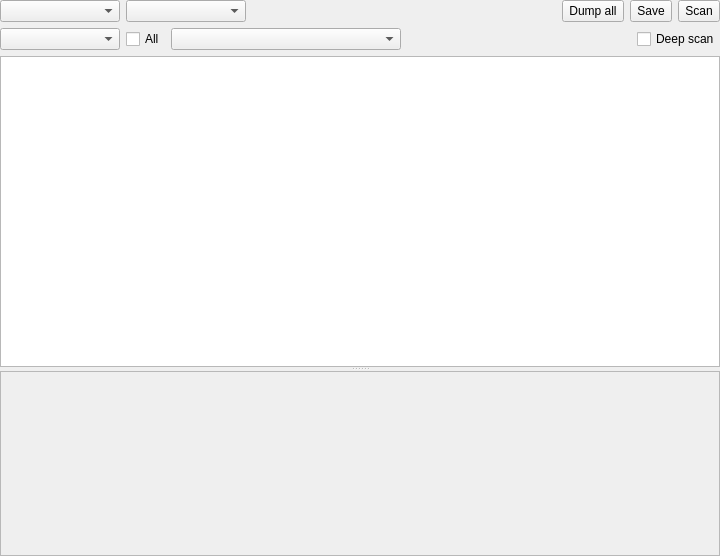
<?xml version="1.0" encoding="UTF-8"?>
<ui version="4.0">
 <class>XExtractorWidget</class>
 <widget class="QWidget" name="XExtractorWidget">
  <property name="geometry">
   <rect>
    <x>0</x>
    <y>0</y>
    <width>720</width>
    <height>556</height>
   </rect>
  </property>
  <property name="windowTitle">
   <string>Extract</string>
  </property>
  <layout class="QVBoxLayout" name="verticalLayout">
   <property name="leftMargin">
    <number>0</number>
   </property>
   <property name="topMargin">
    <number>0</number>
   </property>
   <property name="rightMargin">
    <number>0</number>
   </property>
   <property name="bottomMargin">
    <number>0</number>
   </property>
   <item>
    <layout class="QHBoxLayout" name="horizontalLayout">
     <item>
      <widget class="QComboBox" name="comboBoxType">
       <property name="minimumSize">
        <size>
         <width>120</width>
         <height>0</height>
        </size>
       </property>
      </widget>
     </item>
     <item>
      <widget class="QComboBox" name="comboBoxMapMode">
       <property name="minimumSize">
        <size>
         <width>120</width>
         <height>0</height>
        </size>
       </property>
      </widget>
     </item>
     <item>
      <widget class="QLabel" name="labelSize">
       <property name="minimumSize">
        <size>
         <width>100</width>
         <height>0</height>
        </size>
       </property>
       <property name="text">
        <string/>
       </property>
       <property name="alignment">
        <set>Qt::AlignmentFlag::AlignRight|Qt::AlignmentFlag::AlignTrailing|Qt::AlignmentFlag::AlignVCenter</set>
       </property>
      </widget>
     </item>
     <item>
      <spacer name="horizontalSpacer_2">
       <property name="orientation">
        <enum>Qt::Orientation::Horizontal</enum>
       </property>
       <property name="sizeHint" stdset="0">
        <size>
         <width>40</width>
         <height>20</height>
        </size>
       </property>
      </spacer>
     </item>
     <item>
      <widget class="QToolButton" name="toolButtonDumpAll">
       <property name="sizePolicy">
        <sizepolicy hsizetype="Minimum" vsizetype="Minimum">
         <horstretch>0</horstretch>
         <verstretch>0</verstretch>
        </sizepolicy>
       </property>
       <property name="text">
        <string>Dump all</string>
       </property>
       <property name="toolButtonStyle">
        <enum>Qt::ToolButtonStyle::ToolButtonTextBesideIcon</enum>
       </property>
      </widget>
     </item>
     <item>
      <widget class="QToolButton" name="toolButtonSave">
       <property name="sizePolicy">
        <sizepolicy hsizetype="Minimum" vsizetype="Minimum">
         <horstretch>0</horstretch>
         <verstretch>0</verstretch>
        </sizepolicy>
       </property>
       <property name="text">
        <string>Save</string>
       </property>
       <property name="toolButtonStyle">
        <enum>Qt::ToolButtonStyle::ToolButtonTextBesideIcon</enum>
       </property>
      </widget>
     </item>
     <item>
      <widget class="QToolButton" name="toolButtonScan">
       <property name="sizePolicy">
        <sizepolicy hsizetype="Minimum" vsizetype="Minimum">
         <horstretch>0</horstretch>
         <verstretch>0</verstretch>
        </sizepolicy>
       </property>
       <property name="text">
        <string>Scan</string>
       </property>
       <property name="toolButtonStyle">
        <enum>Qt::ToolButtonStyle::ToolButtonTextBesideIcon</enum>
       </property>
      </widget>
     </item>
    </layout>
   </item>
   <item>
    <layout class="QHBoxLayout" name="horizontalLayout_2">
     <item>
      <widget class="QComboBox" name="comboBoxExtractorMode">
       <property name="minimumSize">
        <size>
         <width>120</width>
         <height>0</height>
        </size>
       </property>
      </widget>
     </item>
     <item>
      <widget class="QCheckBox" name="checkBoxAllTypes">
       <property name="text">
        <string>All</string>
       </property>
      </widget>
     </item>
     <item>
      <widget class="XComboBoxEx" name="comboBoxOptions">
       <property name="sizePolicy">
        <sizepolicy hsizetype="Expanding" vsizetype="Fixed">
         <horstretch>0</horstretch>
         <verstretch>0</verstretch>
        </sizepolicy>
       </property>
       <property name="minimumSize">
        <size>
         <width>200</width>
         <height>0</height>
        </size>
       </property>
      </widget>
     </item>
     <item>
      <spacer name="horizontalSpacer">
       <property name="orientation">
        <enum>Qt::Orientation::Horizontal</enum>
       </property>
       <property name="sizeHint" stdset="0">
        <size>
         <width>0</width>
         <height>0</height>
        </size>
       </property>
      </spacer>
     </item>
     <item>
      <widget class="QCheckBox" name="checkBoxDeepScan">
       <property name="text">
        <string>Deep scan</string>
       </property>
      </widget>
     </item>
    </layout>
   </item>
   <item>
    <widget class="QSplitter" name="splitter">
     <property name="orientation">
      <enum>Qt::Orientation::Vertical</enum>
     </property>
     <widget class="XTableView" name="tableViewResult">
      <property name="contextMenuPolicy">
       <enum>Qt::ContextMenuPolicy::CustomContextMenu</enum>
      </property>
      <property name="editTriggers">
       <set>QAbstractItemView::EditTrigger::NoEditTriggers</set>
      </property>
      <property name="selectionMode">
       <enum>QAbstractItemView::SelectionMode::SingleSelection</enum>
      </property>
      <property name="selectionBehavior">
       <enum>QAbstractItemView::SelectionBehavior::SelectRows</enum>
      </property>
      <property name="sortingEnabled">
       <bool>true</bool>
      </property>
      <attribute name="horizontalHeaderStretchLastSection">
       <bool>true</bool>
      </attribute>
      <attribute name="verticalHeaderVisible">
       <bool>false</bool>
      </attribute>
      <attribute name="verticalHeaderMinimumSectionSize">
       <number>20</number>
      </attribute>
      <attribute name="verticalHeaderDefaultSectionSize">
       <number>20</number>
      </attribute>
      <attribute name="verticalHeaderShowSortIndicator" stdset="0">
       <bool>false</bool>
      </attribute>
      <attribute name="verticalHeaderStretchLastSection">
       <bool>false</bool>
      </attribute>
     </widget>
     <widget class="XHexViewEx" name="widgetHex">
      <property name="sizePolicy">
       <sizepolicy hsizetype="Expanding" vsizetype="Expanding">
        <horstretch>0</horstretch>
        <verstretch>0</verstretch>
       </sizepolicy>
      </property>
     </widget>
    </widget>
   </item>
  </layout>
 </widget>
 <customwidgets>
  <customwidget>
   <class>XHexViewEx</class>
   <extends>QScrollArea</extends>
   <header>xhexviewex.h</header>
   <container>1</container>
  </customwidget>
  <customwidget>
   <class>XComboBoxEx</class>
   <extends>QComboBox</extends>
   <header>xcomboboxex.h</header>
  </customwidget>
  <customwidget>
   <class>XTableView</class>
   <extends>QTableView</extends>
   <header>xtableview.h</header>
  </customwidget>
 </customwidgets>
 <resources/>
 <connections/>
</ui>
